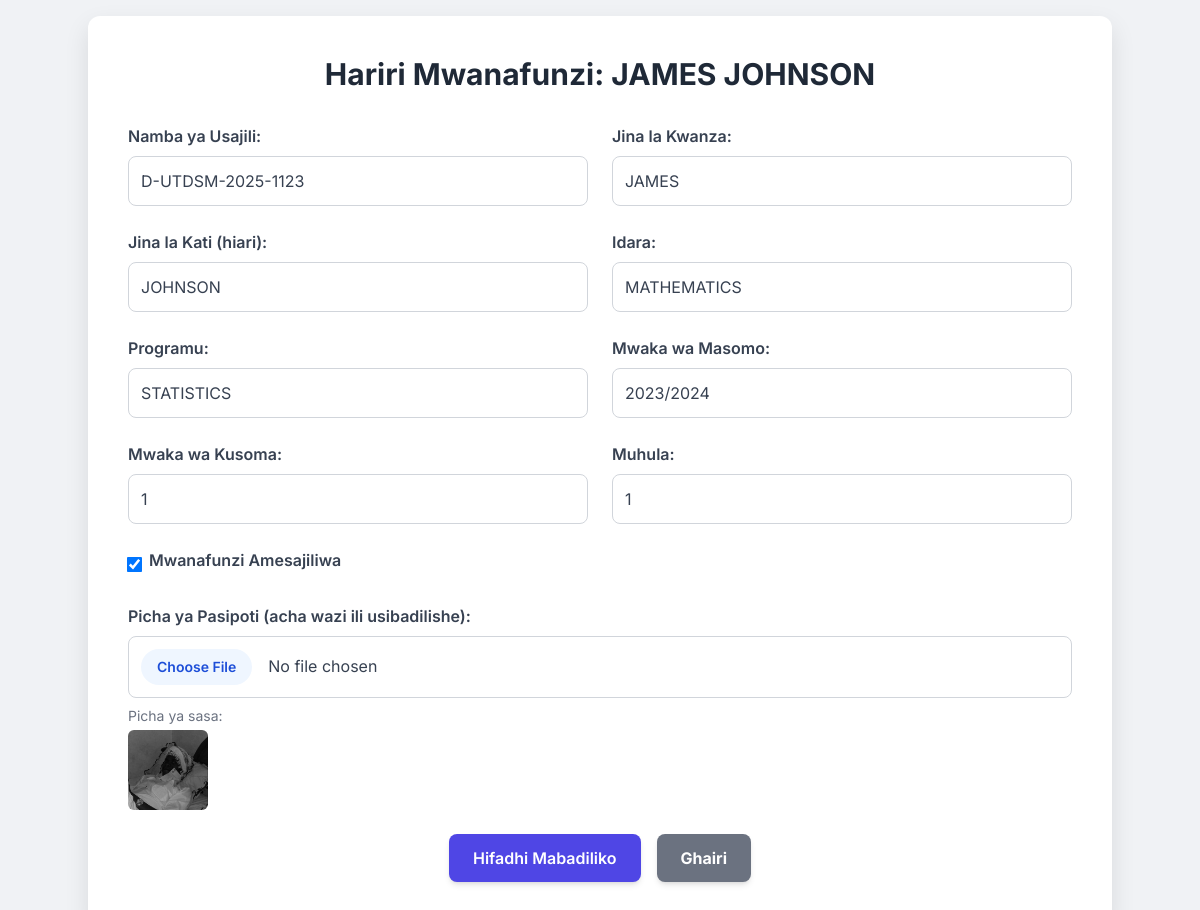
The page /edit_student/2 on the database its author committed.
### app.py (models this page shows, shortened)
class Student(db.Model):
    id = db.Column(db.Integer, primary_key=True)
    registration_number = db.Column(db.String(80), unique=True, nullable=False)
    firstname = db.Column(db.String(120), nullable=False)
    middlename = db.Column(db.String(120))
    department = db.Column(db.String(120))
    programme = db.Column(db.String(120))
    academic_year = db.Column(db.String(20))
    year_of_study = db.Column(db.String(20))
    semester = db.Column(db.String(20))
    registration_status = db.Column(db.Integer, default=0) # 1 for registered, 0 for not registered
    passport_size_path = db.Column(db.String(255)) # Path to the uploaded passport size image (relative to static)
    attendance_records = db.relationship('AttendanceRecord', backref='student', lazy=True, cascade="all, delete-orphan")

### app.py (the view, shortened to what this page needs)
@app.route('/edit_student/<int:student_id>', methods=['GET', 'POST'])
def edit_student(student_id):
    student = Student.query.get_or_404(student_id)
    return render_template('edit_student.html', student=student)

### templates/edit_student.html (shortened to what this page needs)
<!DOCTYPE html>
<html lang="sw">
<head>
    <script src="https://cdn.tailwindcss.com"></script>
</head>
<body>
    <div class="container">
        <h1 class="text-3xl font-bold text-center text-gray-800 mb-8">Hariri Mwanafunzi: {{ student.firstname }} {{ student.middlename if student.middlename else '' }}</h1>
        <form action="{{ url_for('edit_student', student_id=student.id) }}" method="POST" enctype="multipart/form-data" class="space-y-6">
            <div class="grid grid-cols-1 md:grid-cols-2 gap-6">
                <div class="form-group">
                    <label for="registration_number">Namba ya Usajili:</label>
                    <input type="text" id="registration_number" name="registration_number" value="{{ student.registration_number }}" required class="focus:ring-blue-500 focus:border-blue-500">
                </div>
                <div class="form-group">
                    <label for="firstname">Jina la Kwanza:</label>
                    <input type="text" id="firstname" name="firstname" value="{{ student.firstname }}" required class="focus:ring-blue-500 focus:border-blue-500">
                </div>
                <div class="form-group">
                    <label for="middlename">Jina la Kati (hiari):</label>
                    <input type="text" id="middlename" name="middlename" value="{{ student.middlename if student.middlename else '' }}" class="focus:ring-blue-500 focus:border-blue-500">
                </div>
                <div class="form-group">
                    <label for="department">Idara:</label>
                    <input type="text" id="department" name="department" value="{{ student.department }}" class="focus:ring-blue-500 focus:border-blue-500">
                </div>
                <div class="form-group">
                    <label for="programme">Programu:</label>
                    <input type="text" id="programme" name="programme" value="{{ student.programme }}" class="focus:ring-blue-500 focus:border-blue-500">
                </div>
                <div class="form-group">
                    <label for="academic_year">Mwaka wa Masomo:</label>
                    <input type="text" id="academic_year" name="academic_year" value="{{ student.academic_year }}" placeholder="Mfano: 2024/2025" class="focus:ring-blue-500 focus:border-blue-500">
                </div>
                <div class="form-group">
                    <label for="year_of_study">Mwaka wa Kusoma:</label>
                    <input type="text" id="year_of_study" name="year_of_study" value="{{ student.year_of_study }}" placeholder="Mfano: Mwaka wa 1" class="focus:ring-blue-500 focus:border-blue-500">
                </div>
                <div class="form-group">
                    <label for="semester">Muhula:</label>
                    <input type="text" id="semester" name="semester" value="{{ student.semester }}" placeholder="Mfano: Muhula wa 1" class="focus:ring-blue-500 focus:border-blue-500">
                </div>
            </div>
            <div class="form-group flex items-center">
                <input type="checkbox" id="registration_status" name="registration_status" value="1" {% if student.registration_status == 1 %}checked{% endif %} class="rounded text-blue-600 focus:ring-blue-500">
                <label for="registration_status" class="mb-0">Mwanafunzi Amesajiliwa</label>
            </div>
            <div class="form-group">
                <label for="passport_size">Picha ya Pasipoti (acha wazi ili usibadilishe):</label>
                <input type="file" id="passport_size" name="passport_size" accept="image/*" class="file:mr-4 file:py-2 file:px-4 file:rounded-full file:border-0 file:text-sm file:font-semibold file:bg-blue-50 file:text-blue-700 hover:file:bg-blue-100">
                {% if student.passport_size_path %}
                    <p class="text-sm text-gray-500 mt-2">Picha ya sasa: <img src="{{ url_for('static', filename=student.passport_size_path) }}" alt="Picha ya sasa" class="w-20 h-20 object-cover rounded-md mt-1"></p>
                {% endif %}
            </div>
            <div class="flex justify-center gap-4">
                <button type="submit" class="btn-primary shadow-md hover:shadow-lg focus:outline-none focus:ring-2 focus:ring-blue-500 focus:ring-opacity-75">Hifadhi Mabadiliko</button>
                <a href="{{ url_for('view_students') }}" class="bg-gray-500 hover:bg-gray-600 text-white font-bold py-3 px-6 rounded-lg shadow-md focus:outline-none focus:ring-2 focus:ring-gray-500 focus:ring-opacity-75 text-center transition-all duration-200 ease-in-out">Ghairi</a>
            </div>
        </form>
    </div>
</body>
</html>

### templates/edit_student.html (style rules this page uses)
body { font-family: 'Inter', sans-serif; background-color: #f0f2f5; display: flex; justify-content: center; align-items: center; min-height: 100vh; margin: 0; padding: 1rem; }
.container { background-color: #ffffff; border-radius: 12px; box-shadow: 0 10px 25px rgba(0, 0, 0, 0.1); padding: 2.5rem; width: 100%; max-width: 700px; }
.form-group label { font-weight: 600; color: #374151; margin-bottom: 0.5rem; display: block; }
.form-group input[type="text"], .form-group input[type="file"] { width: 100%; padding: 0.75rem; border: 1px solid #d1d5db; border-radius: 8px; font-size: 1rem; color: #374151; }
.form-group input[type="checkbox"] { transform: scale(1.2); margin-right: 0.5rem; }
.btn-primary { background-color: #4f46e5; color: white; padding: 0.75rem 1.5rem; border-radius: 8px; font-weight: 600; transition: background-color 0.2s ease-in-out; }

### rows shown on the page
Student: firstname "JAMES", middlename "JOHNSON", registration_number "D-UTDSM-2025-1123", department "MATHEMATICS", programme "STATISTICS", academic_year "2023/2024", year_of_study "1", semester "1", registration_status "☑", passport_size_path (picture)
